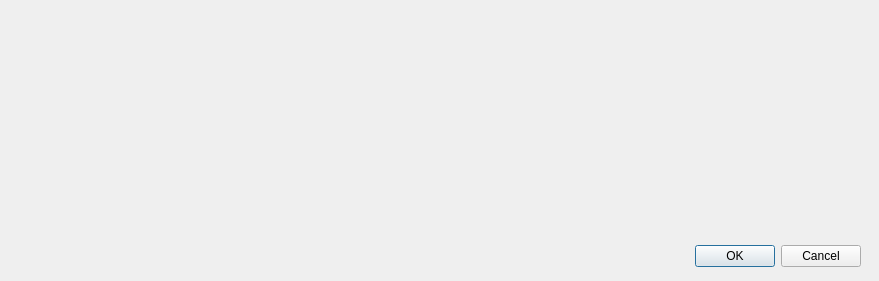
<?xml version="1.0" encoding="UTF-8"?>
<ui version="4.0">
 <class>XResDialog</class>
 <widget class="QDialog" name="XResDialog">
  <property name="geometry">
   <rect>
    <x>0</x>
    <y>0</y>
    <width>879</width>
    <height>281</height>
   </rect>
  </property>
  <property name="windowOpacity">
   <double>1.000000000000000</double>
  </property>
  <property name="styleSheet">
   <string notr="true"/>
  </property>
  <widget class="QDialogButtonBox" name="buttonBox">
   <property name="geometry">
    <rect>
     <x>520</x>
     <y>240</y>
     <width>341</width>
     <height>32</height>
    </rect>
   </property>
   <property name="styleSheet">
    <string notr="true"/>
   </property>
   <property name="orientation">
    <enum>Qt::Horizontal</enum>
   </property>
   <property name="standardButtons">
    <set>QDialogButtonBox::Cancel|QDialogButtonBox::Ok</set>
   </property>
  </widget>
 </widget>
 <resources/>
 <connections>
  <connection>
   <sender>buttonBox</sender>
   <signal>accepted()</signal>
   <receiver>XResDialog</receiver>
   <slot>accept()</slot>
   <hints>
    <hint type="sourcelabel">
     <x>248</x>
     <y>254</y>
    </hint>
    <hint type="destinationlabel">
     <x>157</x>
     <y>274</y>
    </hint>
   </hints>
  </connection>
  <connection>
   <sender>buttonBox</sender>
   <signal>rejected()</signal>
   <receiver>XResDialog</receiver>
   <slot>reject()</slot>
   <hints>
    <hint type="sourcelabel">
     <x>316</x>
     <y>260</y>
    </hint>
    <hint type="destinationlabel">
     <x>286</x>
     <y>274</y>
    </hint>
   </hints>
  </connection>
 </connections>
</ui>
